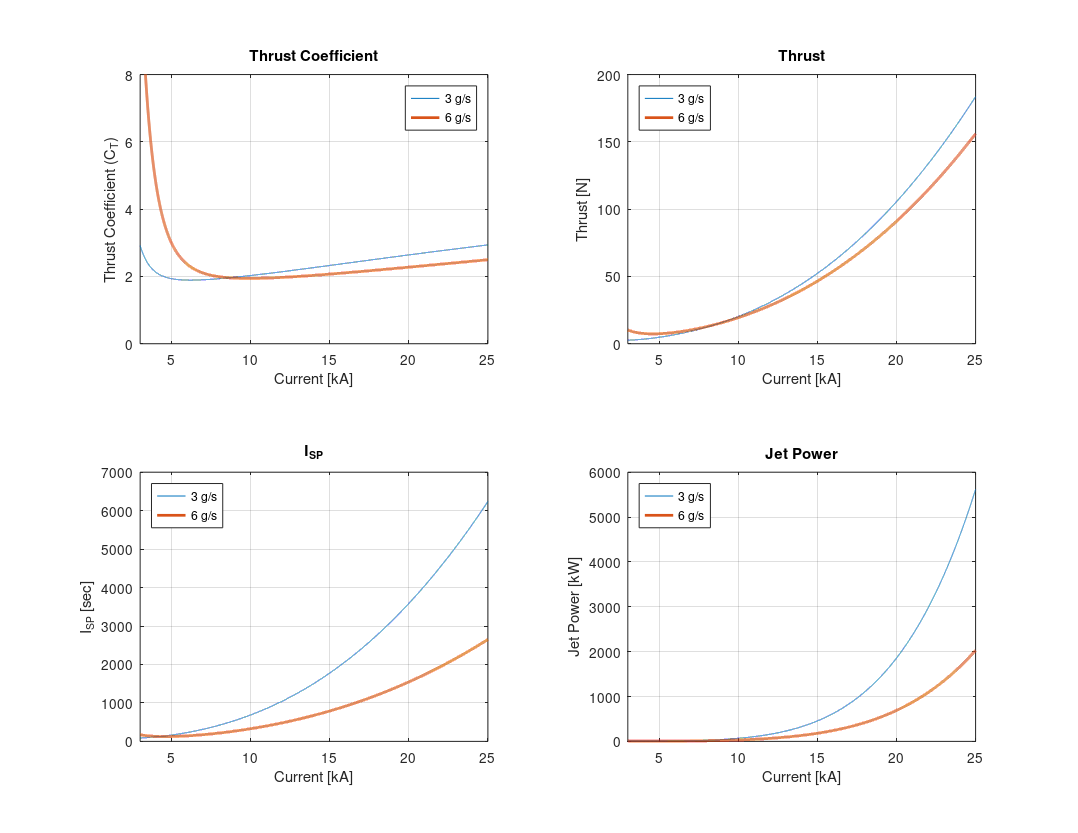

This chart was generated by the following MATLAB code:
function HW6P3
    %Given Parameters
    MW = 208.98;             % Bismuth Molecular Weight [amu]
    ei = 7.29;               % Ionization Energy [eV] 
    u = 1.2566370614e-6;     % N/A^2
    mdot_3 = 3;              % Mass Flow Rate [g/s]
    mdot_6 = 6;              % Mass Flow Rate [g/s]
    J_low = 3;               % Lower Current [kA]
    J_high = 25;             % Higher Current [kA]

    %Dimensions for the Princeton Benchmark Thruster [cm]
    PBT = [0.95, 5.1, 9.3, 6.4, 0.95, 10]; 
    %     [r_c, r_a, r_ao, r_ch, t_a, l_c]

    %Conversions 
    MW = MW*(1.66054e-27); % [amu] to [kg]
    ei = ei*(1.60218e-19); % [eV] to [Joules]
    mdot_3 = mdot_3*1e-3;  % [g/s] to [kg/s]
    mdot_6 = mdot_6*1e-3;  % [g/s] to [kg/s]
    J_low = J_low*1000;    % [kA] to [A]
    J_high = J_high*1000;  % [kA] to [A]

    J = J_low:1:J_high;

    Ct_3 = zeros(length(J),1);
    Ct_6 = zeros(length(J),1);
    T_3 = zeros(length(J),1);
    T_6 = zeros(length(J),1);
    ue_3 = zeros(length(J),1);
    ue_6 = zeros(length(J),1);
    Isp_3 = zeros(length(J),1);
    Isp_6 = zeros(length(J),1);
    jet_3 = zeros(length(J),1);
    jet_6 = zeros(length(J),1);

    ra = PBT(2);
    rc = PBT(1);

    for i=1:length(J)
        xi_3 = xi(J(i),u,ra,rc,mdot_3,ei, MW);
        xi_6 = xi(J(i),u,ra,rc,mdot_6,ei, MW);

        Ct_3(i) = C_T(mdot_3,xi_3,ra,rc);
        Ct_6(i) = C_T(mdot_6,xi_6,ra,rc);

        T_3(i) = T(Ct_3(i),u,J(i));
        T_6(i) = T(Ct_6(i),u,J(i));

        ue_3(i) = T_3(i)/mdot_3;
        ue_6(i) = T_6(i)/mdot_6;

        Isp_3(i) = ue_3(i)/9.81;
        Isp_6(i) = ue_6(i)/9.81;

        jet_3(i) = (.5*T_3(i)*ue_3(i))/1000;
        jet_6(i) = (.5*T_6(i)*ue_6(i))/1000;
    end

    JJ = linspace(3,25,length(J)); %convenient plotting for current

    figure(1);
    title('Bismuth Gas')
    clf;

    subplot(2,2,1)
    plot(JJ,Ct_3,JJ,Ct_6,'linewidth',2)
    grid on
    xlabel 'Current [kA]'
    ylabel 'Thrust Coefficient (C_T)'
    title 'Thrust Coefficient'
    xlim([3,25])
    ylim([0,8])
    leg1 = legend('3 g/s','6 g/s');

    subplot(2,2,2)
    plot(JJ,T_3,JJ,T_6,'linewidth',2)
    grid on
    xlabel 'Current [kA]'
    ylabel 'Thrust [N]'
    title 'Thrust'
    xlim([3,25])
    leg2 = legend('3 g/s','6 g/s','Location','northwest')

    subplot(2,2,3)
    plot(JJ,Isp_3,JJ,Isp_6,'linewidth',2)
    grid on
    xlabel 'Current [kA]'
    ylabel 'I_{SP} [sec]'
    title 'I_{SP}'
    xlim([3,25])
    leg3 = legend('3 g/s','6 g/s','Location','northwest')

    subplot(2,2,4)
    plot(JJ,jet_3,JJ,jet_6,'linewidth',2)
    grid on
    xlabel 'Current [kA]'
    ylabel 'Jet Power [kW]'
    title 'Jet Power'
    xlim([3,25])
    leg4 = legend('3 g/s','6 g/s','Location','northwest')
    
    set(gcf,'paperorientation','landscape');
    set(gcf,'paperunits','normalized');
    set(gcf,'paperposition',[0 0 1 1]);
    print(gcf,'-dpdf','Problem3.pdf');
end

function nu = nu(mdot)
    mdot_star = 0.066;
    nu = mdot/mdot_star;
end

function xi = xi(J,u,ra,rc,mdot,ei, MW)
    xi = (J*sqrt((u/(4*pi))*log(ra/rc)))/(sqrt(mdot)*(((2*ei)/MW)^(1/4)));
end

function C_T = C_T(mdot,xi,ra,rc)
    C_T = (nu(mdot)/(xi^4)) + log((ra/rc) + (xi^2));
end

function T = T(C_T,u,J)
    T = C_T*(u/(4*pi))*(J^2);
end